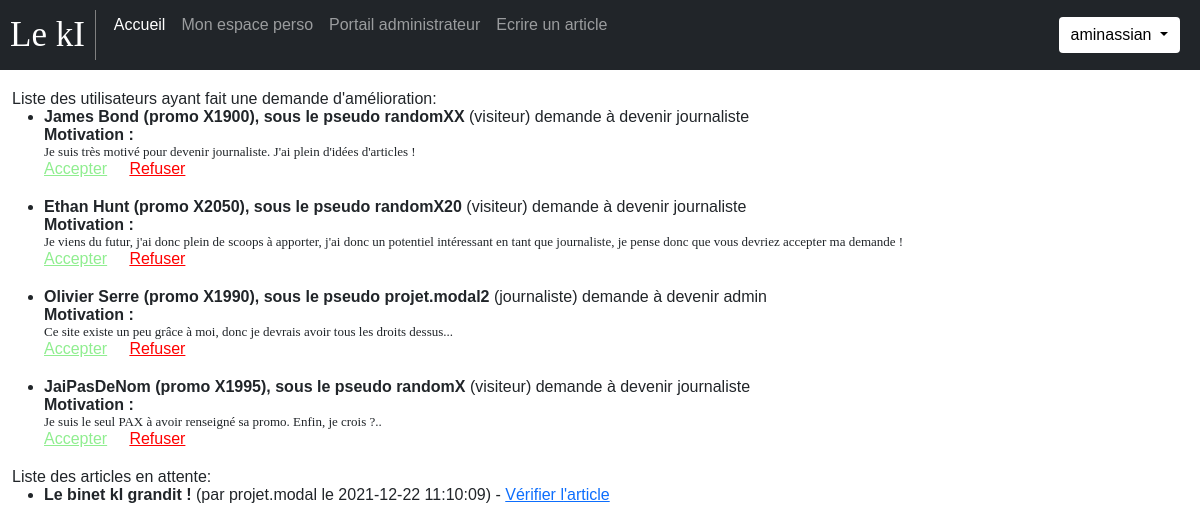
/index.php?page=admin (signed in), run on the app's committed database.
### tables this page shows
CREATE TABLE `upgrade_requests` (
  `ID` int(11) NOT NULL,
  `id_user` int(11) NOT NULL,
  `nom` varchar(256) NOT NULL,
  `promo` varchar(6) NOT NULL,
  `motivation` varchar(500) NOT NULL,
  `type_demande` varchar(30) NOT NULL
);

CREATE TABLE `users` (
  `ID` int(11) NOT NULL,
  `username` varchar(256) NOT NULL,
  `password` varchar(256) NOT NULL,
  `first_date` datetime NOT NULL DEFAULT current_timestamp(),
  `type` varchar(20) NOT NULL DEFAULT 'visiteur'
);

CREATE TABLE `articles` (
  `ID` int(11) NOT NULL,
  `id_auteur` int(11) NOT NULL,
  `titre` varchar(256) NOT NULL,
  `contenu` text NOT NULL,
  `image` varchar(256) NOT NULL,
  `statut` varchar(20) NOT NULL DEFAULT 'attente',
  `parution` timestamp NOT NULL DEFAULT current_timestamp(),
  `maj` timestamp NOT NULL DEFAULT current_timestamp(),
  `nb_like` int(11) NOT NULL
);

### content/content_admin.php (the view)
<?php
function displayUserRequest($user) {
    echo '<li><b>' . htmlspecialchars($user['nom']) . ' (promo ' . htmlspecialchars($user['promo']) .'), sous le pseudo '
    . htmlspecialchars($user['username']) . '</b> (' . $user['type'] . ') demande à devenir ' . $user['type_demande'] . '<br>';
    echo '<b>Motivation :</b><p style="font:13px italic; margin-bottom:0px">' . htmlspecialchars($user['motivation']) . '</p>';
    echo '<a style="color:lightgreen" href="index.php?page=admin&id=' . $user['id'] . '&nvtype=' . $user['type_demande'] . '">Accepter</a>&nbsp;&nbsp;&nbsp;&nbsp;&nbsp;';
    echo '<a style="color:red" href="index.php?page=admin&id=' . $user['id'] . '&nvtype=' . $user['type'] . '">Refuser</a></li>';
}
function usersToUpgrade() {
    global $bdd;
    $req = $bdd->prepare(''
        . 'SELECT users.id, promo, nom, username, type, type_demande, motivation '
        . 'FROM users JOIN upgrade_requests '
        . 'ON users.id = upgrade_requests.id_user '
    );
    $req->execute();
    if ($req->rowCount() == 0) {
        echo '<p style="color:green"><em>Aucun utilisateur n\'a une demande en attente</em></p>';
    } else {
        echo '<div>Liste des utilisateurs ayant fait une demande d\'amélioration:<ul>';
        while ($user = $req->fetch()) {
            displayUserRequest($user);
        }
        echo '</ul></div>';
    }
}
function articlesToReview() {
    global $bdd;
    $req = $bdd->prepare('
        SELECT articles.id AS id, username, titre, parution
        FROM articles JOIN users on articles.id_auteur = users.id
        WHERE statut = "attente"');
    $req->execute();
    if ($req->rowCount() == 0) {
        echo '<p style="color:green"><em>Aucun article en attente de publication</em></p>';
    } else {
        echo '<div>Liste des articles en attente:<ul>';
        while ($article = $req->fetch()) {
            echo '<li><b>' . htmlspecialchars($article['titre']) . '</b> (par ' . htmlspecialchars($article['username']) . ' le '
            . $article['parution'] . ') - ';
            echo '<a href="index.php?page=review-article&id=' . $article['id'] . '">Vérifier l\'article</a></li>';
        }
        echo '</ul></div>';
    }
}

### css/stylesperso.css (style rules this page uses)
body { font: caption; }
li { margin-bottom: 20px; }

### data on the page
upgrade_requests: nom "James Bond", promo "X1900", id_user.username "randomXX", id_user.type "visiteur", type_demande "journaliste", motivation "Je suis très motivé pour devenir journaliste. J'ai plein d'idées d'articles !"
upgrade_requests: nom "Ethan Hunt", promo "X2050", id_user.username "randomX20", id_user.type "visiteur", type_demande "journaliste", motivation "Je viens du futur, j'ai donc plein de scoops à apporter, j'ai donc un potentiel intéressant en tant que journaliste, je pense donc que vous devriez accepter ma demande !"
upgrade_requests: nom "Olivier Serre", promo "X1990", id_user.username "projet.modal2", id_user.type "journaliste", type_demande "admin", motivation "Ce site existe un peu grâce à moi, donc je devrais avoir tous les droits dessus..."
upgrade_requests: nom "JaiPasDeNom", promo "X1995", id_user.username "randomX", id_user.type "visiteur", type_demande "journaliste", motivation "Je suis le seul PAX à avoir renseigné sa promo. Enfin, je crois ?.."
articles: titre "Le binet kI grandit !", id_auteur.username "projet.modal", parution "2021-12-22 11:10:09"

### other printed values
$description "Mon espace perso Portail administrateur Ecrire un article"
$_SESSION['username'] "aminassian"
